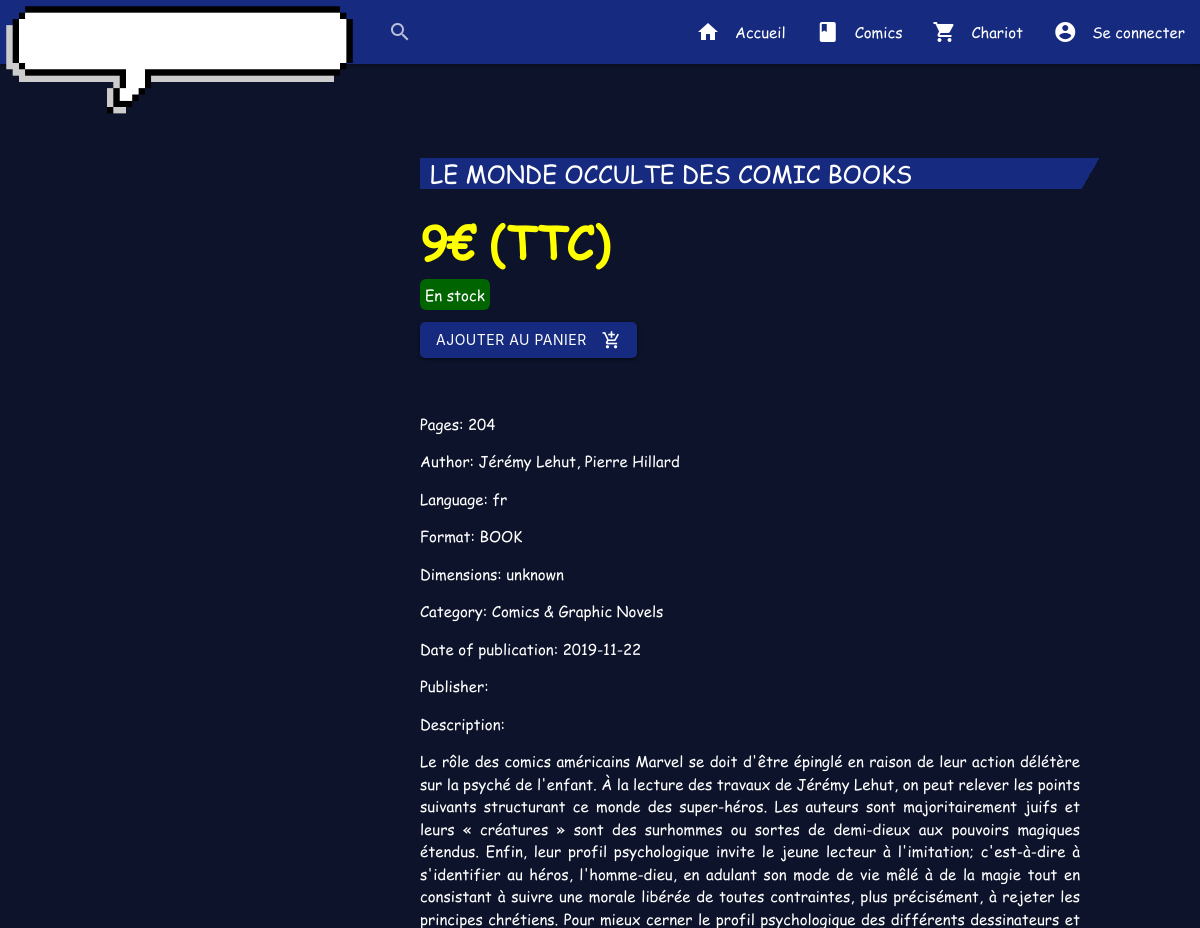
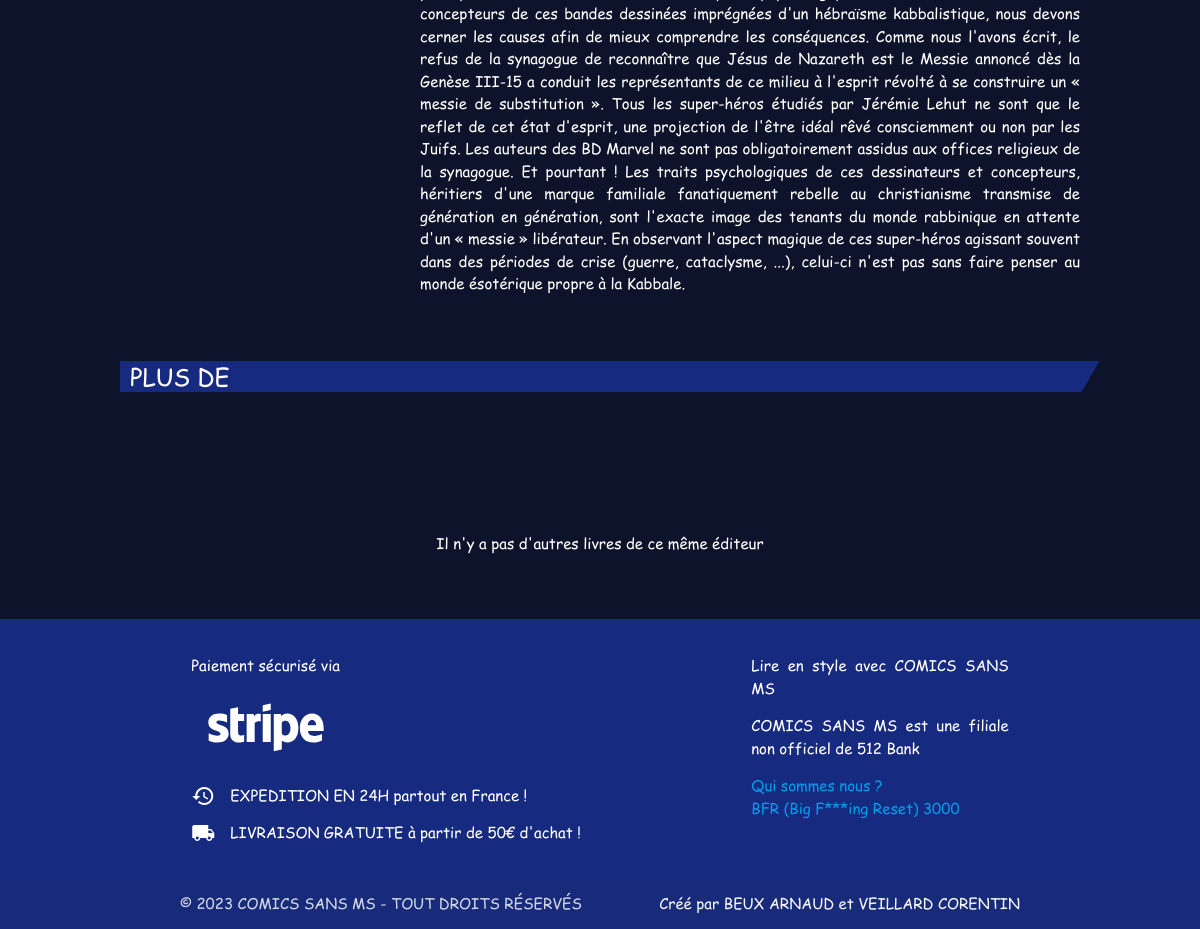
Screenshot of /product.php?id=1 with the database file from the repository (2 pictures, top to bottom).
### tables this page shows
CREATE TABLE products (
                          id INTEGER PRIMARY KEY not null,
                          ref varchar(255) not null,
                          title varchar(255) not null,
                          public_price float not null,
                          paid_price float not null,
                          description text,
                          image varchar(255),
                          pages int,
                          publisher varchar(255),
                          out_date varchar(255),
                          author varchar(255),
                          language varchar(255),
                          format varchar(255),
                          dimensions varchar(255),
                          category varchar(255)
);

### SqlApi.php (called while the page is built, shortened)
<?php
class SqlApi
{
    public function __construct()
    {
        $this->db = new PDO("sqlite:database.db");
        $this->db->setAttribute(PDO::ATTR_DEFAULT_FETCH_MODE, PDO::FETCH_ASSOC);
        $this->db->setAttribute(PDO::ATTR_ERRMODE, PDO::ERRMODE_EXCEPTION);
    }
    public function getProduct(int $id)
    {
        $stmt = $this->db->prepare("SELECT * FROM products WHERE id=:id", [PDO::ATTR_CURSOR => PDO::CURSOR_FWDONLY]);
        $stmt->execute(array(':id' => $id));
        $qty = $this->db->prepare("SELECT quantity FROM gestionStock WHERE product_id=:id", [PDO::ATTR_CURSOR => PDO::CURSOR_FWDONLY]);
        $qty->execute(array(':id' => $id));
        $result = $stmt->fetch();
        $result2 = $qty->fetch();
        $result["quantity"] = $result2["quantity"] ?? 0;
        return $result;
    }
}

### product.php (the view, shortened to what this page needs)
<?php
require_once "head.php";
require_once "header.php";
require_once "productClass.php";
require_once "SqlApi.php";
$sql = new SqlApi();
$DBProduct = $sql->getProduct($_GET['id']);
$product = new product($DBProduct['ref'], $DBProduct['id'], $DBProduct['title'], $DBProduct['public_price'], $DBProduct['paid_price'], $DBProduct['description'], $DBProduct['image'], $DBProduct['quantity'], $DBProduct['pages'], $DBProduct['publisher'], $DBProduct['out_date'], $DBProduct['author'], $DBProduct['language'], $DBProduct['format'], $DBProduct['dimensions'], $DBProduct['category']);
?>
<body>
<main>
    <div id="ColContent">
        <h1><?php echo $product->getTitle() ?><span class="sprt s-category-border-rr inline-block"></span></h1>
        <div class="purchase">
            <p class="price"><?php echo $product->getPublicPrice() ?>€ (TTC)</p>
            <p class="availability" style="position: relative;top: -40px"><?php echo $product->isAvailable() ?></p>
            <form action="addProduct.php" method="post" style="position: relative;top: -40px">
                <button type="submit" class="waves-effect btn" id="buttonAddCart">Ajouter au panier <i class="material-icons right">add_shopping_cart</i></button>
            </form>
        </div>
        <div>
            <p>Pages: <?php echo $product->getPages() ?></p>
            <p>Author: <?php echo $product->getAuthor() ?></p>
            <p>Language: <?php echo $product->getLanguage() ?></p>
            <p>Format: <?php echo $product->getFormat() ?></p>
            <p>Dimensions: <?php echo $product->getDimensions() ?></p>
            <p>Category: <?php echo $product->getCategory() ?></p>
            <p>Date of publication: <?php echo $product->getOutDate() ?></p>
            <p>Publisher: <?php echo $product->getPublisher() ?></p>
        </div>
        <div>
            <p>Description:</p>
            <p><?php echo $product->getDescription() ?></p>
        </div>
    </div>
    <div class="more">
        <h1>Plus de <?php echo $product->getPublisher() ?><span class="sprt s-category-border-rr inline-block"></span>
        </h1>
        <div class="cards-list">
            <?php
            $count = 0;
            if ($count == 0) {
                echo "<p>Il n'y a pas d'autres livres de ce même éditeur</p>";
            }
            ?>
        </div>
    </div>
</main>
<?php
require_once "footer.php";
?>
</body>

### head.php (shortened to what this page needs)
<!doctype html>
<html lang="en">
<head>
    <link rel="stylesheet" href="https://cdnjs.cloudflare.com/ajax/libs/materialize/1.0.0/css/materialize.min.css">
    <link rel="stylesheet" href="assets/css/base.css">
</head>

### header.php (shortened to what this page needs)
<header>
    <div>
        <nav>
            <div class="nav-wrapper">
                    <a href="index.php" class="brand-logo left"><img src="assets/images/logo.gif" alt="" width="70%"></a>
                <ul class="right hide-on-med-and-down">
                    <li><a href="index.php"><i class="material-icons left">home</i>Accueil</a></li>
                    <li><a href="products.php"><i class="material-icons left">book</i>Comics</a></li>
                    <li><a href="cart.php"><i class="material-icons left">shopping_cart</i>Chariot</a></li>
                    <?php
                    if (isset($_SESSION['email'])) {
                        echo "<li><a href='connexion.php'><i class='material-icons left'>account_circle</i>Profile</a></li>";
                        echo "<li><a href='logout.php'><i class='material-icons left'>exit_to_app</i>Se déconnecter</a></li>";
                    } else {
                        echo "<li><a href='connexion.php'><i class='material-icons left'>account_circle</i>Se connecter</a></li>";
                    }
                    ?>
                    </ul>
                <ul class="right hide-on-med-and-down">
                                    <form action="search.php" method="get">
                        <div class="input-field">
                            <input id="search" type="search" name="search" required>
                            <label class="label-icon" for="search"><i class="material-icons">search</i></label>
                            <i class="material-icons">close</i>
                        </div>
                    </form>
                </ul>
            </div>
        </nav>
    </div>
</header>

### productClass.php (shortened to what this page needs)
<?php
class product implements JsonSerializable
{
    public string $title;
    public float $publicPrice;
    public string $description;
    public int $quantity;
    public int $pages;
    public string $outDate;
    public string $author;
    public string $language;
    public string $format;
    public string $dimensions;
    public string $category;
    public function __construct($ref, $id, string $title, float $publicPrice, float $paidPrice, string $description, string $image, int $quantity, int $pages, string $publisher, string $outDate, string $author, string $language, string $format, string $dimensions, string $category)
    {
        $this->title = $title;
        $this->publicPrice = $publicPrice;
        $this->description = $description;
        $this->quantity = $quantity;
        $this->pages = $pages;
        $this->outDate = $outDate;
        $this->author = $author;
        $this->language = $language;
        $this->format = $format;
        $this->dimensions = $dimensions;
        $this->category = $category;
    }
    public function getCategory(): string
    {
        return $this->category;
    }
    public function getPages(): int
    {
        return $this->pages;
    }
    public function getOutDate(): string
    {
        return $this->outDate;
    }
    public function getAuthor(): string
    {
        return $this->author;
    }
    public function getLanguage(): string
    {
        return $this->language;
    }
    public function getFormat(): string
    {
        return $this->format;
    }
    public function getDimensions(): string
    {
        return $this->dimensions;
    }
    public function getTitle(): string
    {
        return $this->title;
    }
    public function getPublicPrice(): float
    {
        return $this->publicPrice;
    }
    public function getDescription(): string
    {
        return $this->description;
    }
    public function isAvailable(): string
    {
        if ($this->quantity == 0) {
            return "<span class='OutOfStock'>Rupture de stock</span>";
        } else if ($this->quantity < 10 && $this->quantity > 0) {
            return "<span class='NotThatMuch'>" . $this->quantity . " restants</span>";
        } else if ($this->quantity > 0) {
            return "<span class='InStock'>En stock</span>";
        } else {
            return "<span class='OutOfStock'>Non disponible à la vente</span>";
        }
    }
}

### footer.php (shortened to what this page needs)
<footer class="page-footer">
    <div class="container">
        <div class="row">
            <div class="col l6 s12">
                <p>Paiement sécurisé via</p>
                <img src="assets/images/Stripe%20wordmark%20-%20white.svg" alt="" width="150">
                <p><i class="material-icons left">history</i>EXPEDITION EN 24H partout en France !</p><p><i class="material-icons left">local_shipping</i>LIVRAISON GRATUITE à partir de 50€ d'achat !</p>
            </div>
            <div class="col l4 offset-l2 s12">
                <p>Lire en style avec COMICS SANS MS</p>
                <p>COMICS SANS MS est une filiale non officiel de 512 Bank</p>
                <a href="about.php">Qui sommes nous ?</a>
                <br>
                <a href="resetator.php">BFR (Big F***ing Reset) 3000</a>
            </div>
        </div>
    </div>
    <div class="footer-copyright">
        <div class="container">
            © 2023 COMICS SANS MS - TOUT DROITS RÉSERVÉS
            <a class="grey-text text-lighten-4 right">Créé par BEUX ARNAUD et VEILLARD CORENTIN</a>
        </div>
    </div>
</footer>

### assets/css/base.css (style rules this page uses)
:root { --color-primary: #162a80; --color-secondary: #0d132a; --color-tertiary: #1d3365; --text: #fff; }
body { display: flex; min-height: 100vh; flex-direction: column; }
html { box-sizing: border-box; scroll-behavior: smooth; }
main { flex: 1 0 auto; }
.material-icons { color: var(--text); line-height: 1; }
.sprt { position: absolute; top: 0; right: -19px; }
.s-category-border-rr { width: 19px; height: 31px; background-position: -403px -5px; }
.sprt { background-image: url("../images/sprt.png"); background-color: transparent; background-repeat: no-repeat; }
h1 { position: relative; background: var(--color-primary); color: #ffffff; font-family: "Comic Sans MS", sans-serif; height: 31px; line-height: 31px; padding: 0 5px 0 10px; font-size: 24px; text-transform: uppercase; margin-top: 80px; }
input[type="search"] { color: var(--text); }
.btn { background-color: var(--color-primary); color: var(--text); border-radius: 5px; cursor: pointer; }
body { font-family: 'Comic Sans MS', cursive, sans-serif; color: white; background: var(--color-secondary); }
.InStock { position: relative; max-width: fit-content; color: var(--text); background-color: darkgreen; padding: 5px; border-radius: 6px; margin-top: 10px; transition: left .5s ease; }
.price { display: inline-block; color: yellow; font-size: 3rem; font-weight: bold; line-height: 1; margin-top: 5px; }
.availability { position: relative; }
#ColContent { position: relative; top: 1.75vh; margin-left: 25vw; }
p { text-align: justify; }
main { margin: 0 auto; width: 80%; }
nav { background-color: var(--color-primary); }
.page-footer { background-color: var(--color-primary); margin-top: 50px; }
.cards-list { z-index: 0; margin-top: 125px; width: 100%; display: flex; justify-content: space-evenly; flex-wrap: wrap; transition: margin-left .5s ease; }

### rows the page displays
products: title "LE MONDE OCCULTE DES COMIC BOOKS", public_price "9", pages "204", author "Jérémy Lehut, Pierre Hillard", language "fr", format "BOOK", dimensions "unknown", category "Comics & Graphic Novels", out_date "2019-11-22", description "Le rôle des comics américains Marvel se doit d'être épinglé en raison de leur action délétère sur la psyché de l'enfant. À la lecture des travaux de Jérémy Lehut, on peut relever les points suivants structurant ce monde des super-héros. Les auteurs sont majoritairement juifs et leurs « créatures » sont des surhommes ou sortes de demi-dieux aux pouvoirs magiques étendus. Enfin, leur profil psychologique invite le jeune lecteur à l'imitation; c'est-à-dire à s'identifier au héros, l'homme-dieu, en adulant son mode de vie mêlé à de la magie tout en consistant à suivre une morale libérée de toutes contraintes, plus précisément, à rejeter les principes chrétiens. Pour mieux cerner le profil…"
